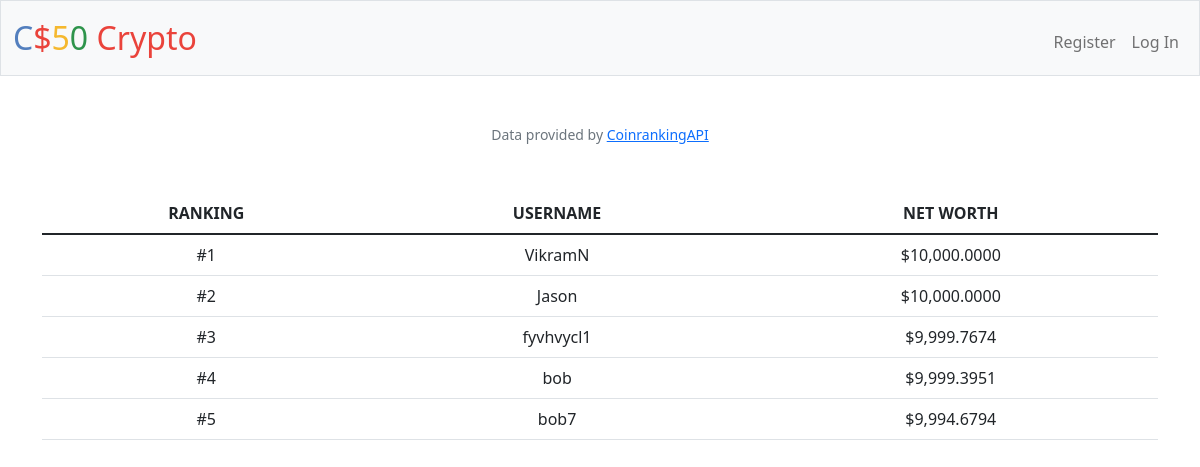
Page /ranking on the committed database.
### tables this page shows
CREATE TABLE 'users' ('id' INTEGER PRIMARY KEY NOT NULL, 'username' TEXT NOT NULL, 'hash' TEXT NOT NULL,'cash' INTEGER NOT NULL DEFAULT '10000.00', 'net_worth' NUMERIC);

### app.py (the view)
@app.route("/ranking", methods=["GET"])
def ranking():
    ranking=db.execute("SELECT ROW_NUMBER() OVER(ORDER BY net_worth DESC) AS num_row, net_worth, username FROM users ORDER BY net_worth DESC LIMIT 10") # https://learnsql.com/cookbook/how-to-number-rows-in-sql/#:~:text=If%20you'd%20like%20to,sorted%20according%20to%20any%20column.
    return render_template("ranking.html", ranking=ranking)

### app.py (called while the page is built)
@app.after_request
def after_request(response):
    response.headers["Cache-Control"] = "no-cache, no-store, must-revalidate"
    response.headers["Expires"] = 0
    response.headers["Pragma"] = "no-cache"
    return response

### helpers.py (called while the page is built)
def usd(value):
    return f"${value:,.4f}" # rounded to 4 digits due to complexity and precision of cryptocurrency

### templates/ranking.html (shortened to what this page needs)
{% extends "layout.html" %}
{% block main %}
        <div class="container">
        <table class="table">
            <thead>
                <tr>
                    <th>RANKING</th>
                    <th>USERNAME</th>
                    <th>NET WORTH</th>
                </tr>
            </thead>
            <tbody>
            {%for ranking in ranking%}
                <tr>
                    <td> #{{ranking["num_row"]}}</td>
                    <td>
                        {{ ranking["username"] }}
                    </td>
                    <td>
                        {{ ranking["net_worth"] | usd}}
                    </td>
                </tr>
                {%endfor%}
            </tbody>
    </div>
{% endblock %}

### templates/layout.html (shortened to what this page needs)
<!DOCTYPE html>
<html lang="en">
    <head>
        <link href="https://cdn.jsdelivr.net/npm/bootstrap@5.1.3/dist/css/bootstrap.min.css" rel="stylesheet">
        <link href="/static/styles.css" rel="stylesheet">
    </head>
    <body>
        <nav class="bg-light border navbar navbar-expand-md navbar-light">
            <div class="container-fluid">
                <a class="navbar-brand" href="/"><span class="blue">C</span><span class="red">$</span><span class="yellow">5</span><span class="green">0</span> <span class="red">Crypto</span></a>
                <div class="collapse navbar-collapse" id="navbar">
                    {% if session["user_id"] %}
                        <ul class="navbar-nav me-auto mt-2">
                            <li class="nav-item"><a class="nav-link" href="/crypto">Search</a></li>
                            <li class="nav-item"><a class="nav-link" href="/buy">Buy</a></li>
                            <li class="nav-item"><a class="nav-link" href="/ranking">Ranking</a></li>
                            <li class="nav-item"><a class="nav-link" href="/sell">Sell</a></li>
                            <li class="nav-item"><a class="nav-link" href="/history">History</a></li>
                            <li class="nav-item"><a class="nav-link" href="/user">Users</a></li>
                        </ul>
                        <ul class="navbar-nav ms-auto mt-2">
                            <li class="nav-item"><a class="nav-link" href="/change_username">Settings</a></li>
                            <li class="nav-item"><a class="nav-link" href="/logout">Log Out</a></li>
                        </ul>
                    {% else %}
                        <ul class="navbar-nav ms-auto mt-2">
                            <li class="nav-item"><a class="nav-link" href="/register">Register</a></li>
                            <li class="nav-item"><a class="nav-link" href="/login">Log In</a></li>
                        </ul>
                    {% endif %}
                </div>
            </div>
        </nav>
        <main class="container-fluid py-5 text-center">
            {% block main %}{% endblock %}
        </main>
        <footer class="mb-5 small text-center text-muted">
            Data provided by <a href="https://coinranking.com/">CoinrankingAPI</a>
        </footer>
    </body>
</html>

### static/styles.css (style rules this page uses)
nav .navbar-brand { font-size: xx-large; }
nav .navbar-brand .blue { color: #537fbe; }
nav .navbar-brand .red { color: #ea433b; }
nav .navbar-brand .yellow { color: #f5b82e; }
nav .navbar-brand .green { color: #2e944b; }

### rows in the picture
users: num_row "1", username "VikramN", net_worth "$10,000.0000"
users: num_row "2", username "Jason", net_worth "$10,000.0000"
users: num_row "3", username "fyvhvycl1", net_worth "$9,999.7674"
users: num_row "4", username "bob", net_worth "$9,999.3951"
users: num_row "5", username "bob7", net_worth "$9,994.6794"
